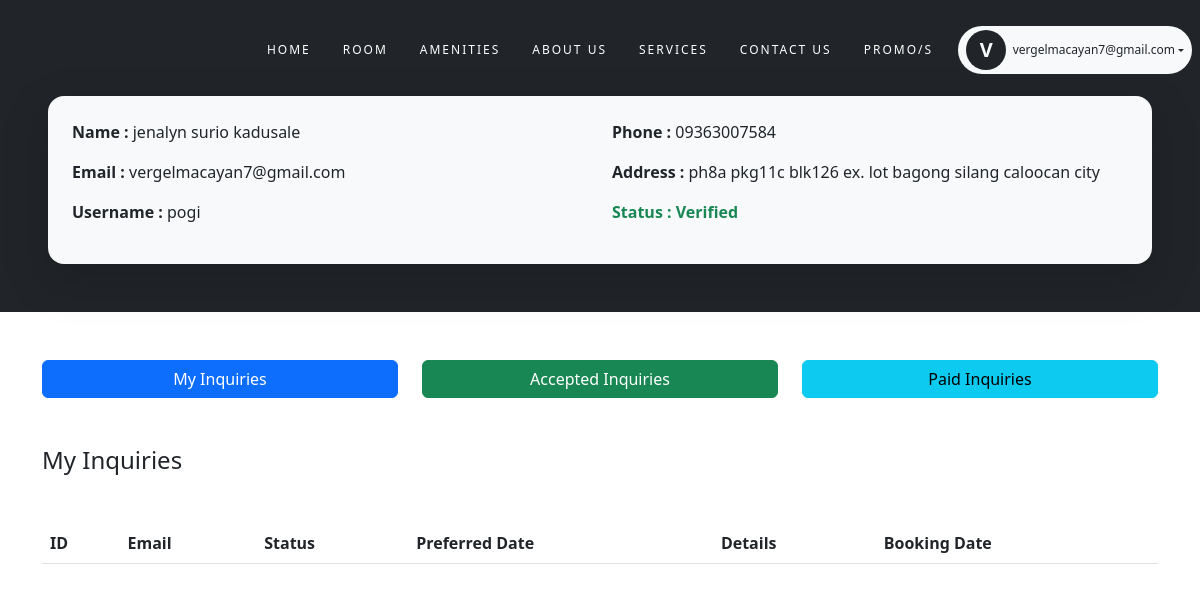
Page /accountsetting (signed in) on the earlier database version.
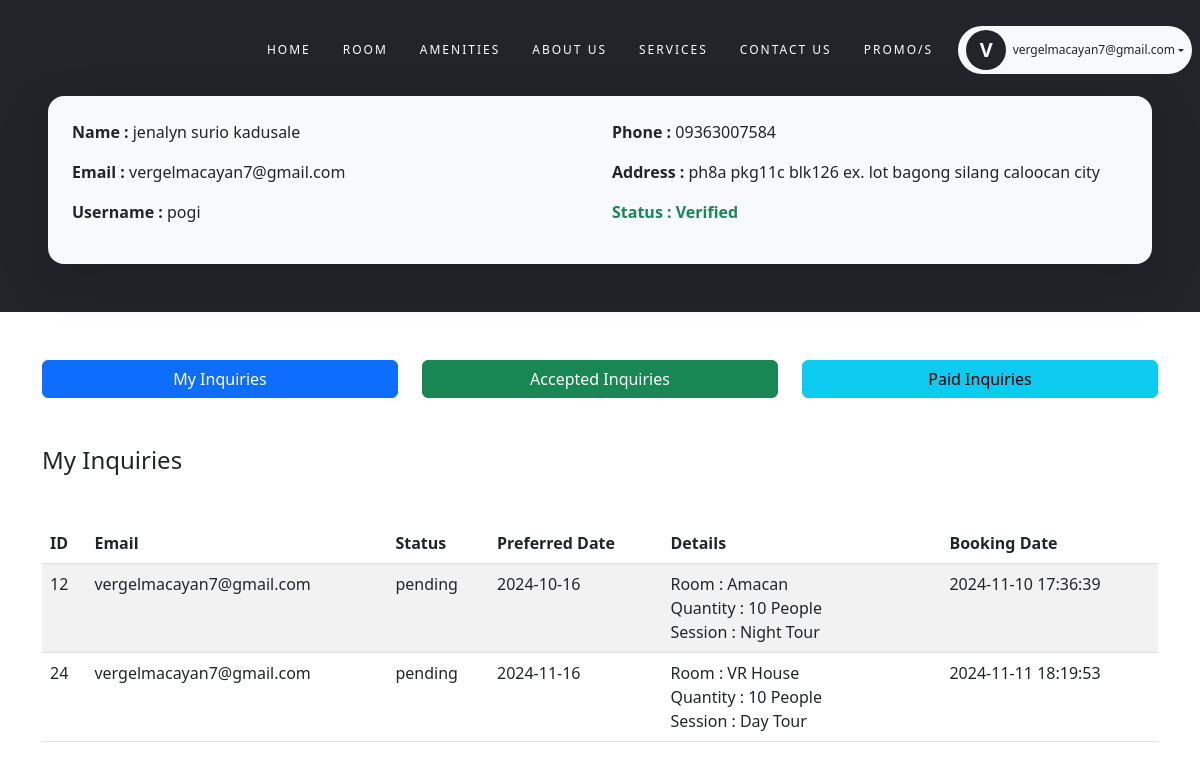
Same page on the later database version.
### tables this page shows
CREATE TABLE `inquiries` (
  `id` int(11) NOT NULL,
  `full_name` varchar(255) NOT NULL,
  `email` varchar(255) NOT NULL,
  `contact_number` varchar(20) DEFAULT NULL,
  `room` varchar(50) DEFAULT NULL,
  `quantity` int(11) NOT NULL,
  `preferred_date` date NOT NULL,
  `created_at` timestamp NOT NULL DEFAULT current_timestamp(),
  `session` varchar(100) DEFAULT NULL,
  `code` varchar(50) DEFAULT NULL,
  `price` decimal(20,2) DEFAULT NULL,
  `status` varchar(50) DEFAULT NULL
);

### app/views/user/accountsetting.php (the view, shortened to what this page needs)
<?php
require_once('configuration/dbConnection.php');
$userEmail = $_SESSION['email'];
$queryMyInquiries = "SELECT * FROM inquiries WHERE email = :email AND status = 'pending'";
$stmtMyInquiries = $pdo->prepare($queryMyInquiries);
$stmtMyInquiries->execute(['email' => $userEmail]);
$myInquiries = $stmtMyInquiries->fetchAll(PDO::FETCH_ASSOC);
?>
<!DOCTYPE html>
<html lang="en">
<head>
    <link rel="stylesheet" href="https://cdn.jsdelivr.net/npm/bootstrap@5.3.0/dist/css/bootstrap.min.css">
    <link rel="stylesheet"
        href="https://cdnjs.cloudflare.com/ajax/libs/bootstrap-icons/1.10.0/font/bootstrap-icons.min.css">
    <link rel="stylesheet" href="public/assets/css/main.css">
    <link rel="stylesheet" type="text/css" href="https://cdn.datatables.net/1.12.1/css/jquery.dataTables.min.css">
</head>
<body>
    <?php include 'app/views/user/include/header.php'; ?>
    <main class="overflow-hidden">
        <div class="bg-dark p-5">
            <div class="container-fluid mt-5 bg-light rounded-4 shadow-lg p-4 lg-p-5">
                <div class="row">
                    <div class="col-12 col-lg-6">
                        <p><strong>Name :</strong> <?php echo $_SESSION['name']; ?></p>
                        <p><strong>Email :</strong> <?php echo $_SESSION['email']; ?></p>
                        <p><strong>Username :</strong> <?php echo $_SESSION['user']; ?></p>
                    </div>
                    <div class="col-12 col-lg-6">
                        <p><strong>Phone :</strong> <?php echo $_SESSION['phone']; ?></p>
                        <p><strong>Address :</strong> <?php echo $_SESSION['street_address']; ?></p>
                        <p class="text-success fw-bold"><strong>Status :</strong>
                            <?php echo $_SESSION['verified'] == 1 ? 'Verified' : 'Unverified'; ?></p>
                    </div>
                </div>
            </div>
        </div>
        <div class="container">
            <div class="mt-5">
                <div class="row">
                    <div class="col-12 col-lg-4">
                        <button class="btn btn-primary w-100" id="myInquiriesBtn">My Inquiries</button>
                    </div>
                    <div class="col-12 col-lg-4">
                        <button class="btn btn-success w-100 my-3 my-lg-0" id="acceptedInquiriesBtn">Accepted Inquiries</button>
                    </div>
                    <div class="col-12 col-lg-4">
                        <button class="btn btn-info w-100" id="paidInquiriesBtn">Paid Inquiries</button>
                    </div>
                </div>
            </div>
            <div id="myInquiriesTable" class="mt-5" style="display:block;">
                <h4 class="my-5">My Inquiries</h4>
                <div class="table-responsive mt-5">
                    <table id="myInquiriesDataTable" class="table table-striped">
                        <thead>
                            <tr>
                                <th>ID</th>
                                <th>Email</th>
                                <th>Status</th>
                                <th>Preferred Date</th>
                                <th>Details</th>
                                <th>Booking Date</th>
                            </tr>
                        </thead>
                        <tbody>
                            <?php foreach ($myInquiries as $inquiry): ?>
                                <tr>
                                    <td><?php echo $inquiry['id']; ?></td>
                                    <td><?php echo $inquiry['email']; ?></td>
                                    <td><?php echo $inquiry['status']; ?></td>
                                    <td><?php echo $inquiry['preferred_date']; ?></td>
                                    <td class="w-25">
                                        <?php
                                        $session = $inquiry['session'];
                                        $tour = ($session == 'AM') ? 'Day Tour' : ($session == 'PM' ? 'Night Tour' : 'Unknown Session');
                                        echo 'Room : ' . $inquiry['room'] . '<br />' .
                                            'Quantity : ' . $inquiry['quantity'] . ' People' . '<br />' .
                                            'Session : ' . $tour;
                                        ?>
                                    </td>
                                    <td><?php echo $inquiry['created_at']; ?></td>
                                </tr>
                            <?php endforeach; ?>
                        </tbody>
                    </table>
                </div>
            </div>
        </div>
    </main>
</body>
</html>

### index.php
<?php
$uri = rtrim(parse_url($_SERVER['REQUEST_URI'], PHP_URL_PATH), '/');
if ($uri === '') {
    require_once 'app/views/main.php';
} elseif ($uri === '/Services') {
    require_once 'app/views/services.php';
}elseif ($uri === '/amenities') {
    require_once 'app/views/amenities.php';
} elseif ($uri === '/AboutUs') {
    require_once 'app/views/aboutus.php';
} elseif ($uri === '/promo') {
    require_once 'app/views/promo.php';
} elseif ($uri === '/signin') {
    require_once 'app/views/login.php';
}  elseif ($uri === '/signup') {
    require_once 'app/views/signup.php';
} elseif ($uri === '/adminInquiries') {
    require_once 'app/views/admin/adminInquiries.php';
} elseif ($uri === '/adminInquiries/Amacan') {
    require_once 'app/views/admin/adminamacan.php';
} elseif ($uri === '/adminInquiries/Vrhouse') {
    require_once 'app/views/admin/adminvrhouse.php';
} elseif ($uri === '/adminInquiries/AmacananVrhouse') {
    require_once 'app/views/admin/adminamacanvr.php';
} elseif ($uri === '/dashboard') {
    require_once(__DIR__ . '/app/views/admin/dashboard.php');
} elseif ($uri === '/AddAppointment') {
    require_once 'app/views/admin/adminaddappointment.php';
} elseif ($uri === '/AcceptedInquiries') {
    require_once 'app/views/admin/adminaccepted.php';
} elseif ($uri === '/PaymentRecord') {
    require_once 'app/views/admin/adminpaymentrecord.php';
}elseif ($uri === '/ManageAccount') {
    require_once 'app/views/admin/manageaccount.php';
} elseif ($uri === '/DeclinedInquiries') {
    require_once 'app/views/admin/admindecline.php';
} elseif ($uri === '/logout') {
    require_once(__DIR__ . '/app/views/admin/logout.php');
} elseif ($uri === '/room') {
    require_once(__DIR__ . '/app/views/user/room.php');
}  elseif ($uri === '/amacan') {
    require_once(__DIR__ . '/app/views/user/amacanbook.php');
} elseif ($uri === '/amacanbooking') {
    require_once(__DIR__ . '/app/views/user/amacanprocessbooking.php');
} elseif ($uri === '/vrhouse') {
    require_once(__DIR__ . '/app/views/user/vrhousebook.php');
} elseif ($uri === '/vrhousebooking') {
    require_once(__DIR__ . '/app/views/user/vrhousenprocessbooking.php');
} elseif ($uri === '/confirm') {
    require_once(__DIR__ . '/app/views/confirm.php');
}
 elseif ($uri === '/userdashboard') {
    require_once(__DIR__ . '/app/views/user/userlanding.php');
} elseif ($uri === '/accountsetting') {
    require_once(__DIR__ . '/app/views/user/accountsetting.php');
}else {
    http_response_code(404);
    echo "404 Not Found";
}

### app/views/user/include/header.php (shortened to what this page needs)
<link rel="stylesheet" href="public/assets/css/navigation.css">
<div class="d-none d-lg-block">
    <nav class="navbar navbar-expand-lg fixed-top" data-aos="fade-down" data-aos-duration="1000" id="navHead">
        <ul class="navbar-nav mx-auto mt-3 mt-lg-0">
            <li class="nav-item mx-2" data-aos="fade-right" data-aos-duration="1000"><a
                    class="nav-link fw-normal text-uppercase" aria-current="page" href="/userdashboard">Home</a></li>
            <li class="nav-item mx-2" data-aos="fade-right" data-aos-duration="1000"><a
                    class="nav-link fw-normal text-uppercase" href="/room">Room</a></li>
            <li class="nav-item mx-2" data-aos="fade-right" data-aos-duration="1000"><a
                    class="nav-link fw-normal text-uppercase" href="/amenities">Amenities</a></li>
            <li class="nav-item mx-2" data-aos="fade-right" data-aos-duration="1000"><a
                    class="nav-link fw-normal text-uppercase" href="/AboutUs">About Us</a></li>
            <li class="nav-item mx-2" data-aos="fade-right" data-aos-duration="1000"><a
                    class="nav-link fw-normal text-uppercase" href="/Services">Services</a></li>
            <li class="nav-item mx-2" data-aos="fade-right" data-aos-duration="1000"><a
                    class="nav-link fw-normal text-uppercase" href="#contact">Contact Us</a></li>
            <li class="nav-item mx-2" data-aos="fade-right" data-aos-duration="1000"><a
                    class="nav-link fw-normal text-uppercase" href="/promo">Promo/s</a></li>
        </ul>
        <div class="dropdown" style="position: absolute; right: 0;">
            <button
                class="border-0 dropdown-toggle mx-2 text-dark bg-light px-2 py-1 rounded-5 d-flex justify-content-center align-items-center"
                style="font-size: 12px;" type="button" data-bs-toggle="dropdown" aria-expanded="false">
                <span class="bg-dark rounded-circle fw-bold text-light"
                    style="font-size: 20px; width: 40px; height: 40px; margin-right: 0.4rem; display: flex; align-items: center; justify-content: center;">
                    <?php
                    $firstLetter = strtoupper(substr(htmlspecialchars($_SESSION['email']), 0, 1));
                    echo $firstLetter;
                    ?>
                </span><?php
                $firstLetter = $_SESSION['email'];
                echo $firstLetter;
                ?>
            </button>
        </div>
    </nav>
</div>

### public/assets/css/main.css (style rules this page uses)
* { margin: 0; padding: 0; box-sizing: border-box; font-family: "Poppins", system-ui; }
body { overflow-x: hidden; }

### public/assets/css/navigation.css (style rules this page uses)
.navbar { background-color: #011f37; height: 100px; transition: all 0.3s ease; animation: navbar 0.5s ease; }
@media (min-width: 992px) { .navbar { background-color: transparent; } }
.navbar .navbar-nav { background-color: #011f37; }
@media (min-width: 992px) { .navbar .navbar-nav { background-color: transparent; } }
.navbar .nav-link { color: white; font-size: 12px; position: relative; letter-spacing: 2px; }
.navbar .nav-link::before, .navbar .nav-link::after { content: ""; position: absolute; bottom: 0; left: 0; width: 100%; height: 2px; background-color: #fbd69c; transform: scaleX(0); transform-origin: center; transition: transform 0.4s ease; }

Differences in the rows shown:
added inquiries: id "12", email "vergelmacayan7@gmail.com", status "pending", preferred_date "2024-10-16", room "Amacan", quantity "10", session "Night Tour", created_at "2024-11-10 17:36:39"
added inquiries: id "24", email "vergelmacayan7@gmail.com", status "pending", preferred_date "2024-11-16", room "VR House", quantity "10", session "Day Tour", created_at "2024-11-11 18:19:53"
